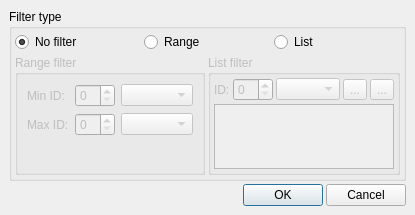
<?xml version="1.0" encoding="UTF-8"?>
<ui version="4.0">
 <class>CreateFilterDialog</class>
 <widget class="QDialog" name="CreateFilterDialog">
  <property name="geometry">
   <rect>
    <x>0</x>
    <y>0</y>
    <width>415</width>
    <height>215</height>
   </rect>
  </property>
  <property name="sizePolicy">
   <sizepolicy hsizetype="Preferred" vsizetype="Preferred">
    <horstretch>0</horstretch>
    <verstretch>0</verstretch>
   </sizepolicy>
  </property>
  <property name="minimumSize">
   <size>
    <width>415</width>
    <height>215</height>
   </size>
  </property>
  <property name="maximumSize">
   <size>
    <width>415</width>
    <height>215</height>
   </size>
  </property>
  <property name="windowTitle">
   <string>Select filter</string>
  </property>
  <layout class="QGridLayout" name="gridLayout_2">
   <property name="leftMargin">
    <number>9</number>
   </property>
   <property name="topMargin">
    <number>9</number>
   </property>
   <property name="rightMargin">
    <number>9</number>
   </property>
   <property name="bottomMargin">
    <number>9</number>
   </property>
   <property name="spacing">
    <number>3</number>
   </property>
   <item row="0" column="0">
    <widget class="QGroupBox" name="groupBox">
     <property name="title">
      <string>Filter type</string>
     </property>
     <property name="flat">
      <bool>false</bool>
     </property>
     <property name="checkable">
      <bool>false</bool>
     </property>
     <layout class="QGridLayout" name="gridLayout">
      <property name="leftMargin">
       <number>3</number>
      </property>
      <property name="topMargin">
       <number>3</number>
      </property>
      <property name="rightMargin">
       <number>3</number>
      </property>
      <property name="bottomMargin">
       <number>3</number>
      </property>
      <property name="spacing">
       <number>3</number>
      </property>
      <item row="0" column="0" colspan="2">
       <layout class="QHBoxLayout" name="horizontalLayout_3">
        <item>
         <widget class="QRadioButton" name="noFilterRadio">
          <property name="text">
           <string>No filter</string>
          </property>
          <property name="checked">
           <bool>true</bool>
          </property>
         </widget>
        </item>
        <item>
         <widget class="QRadioButton" name="rangeFilterRadio">
          <property name="text">
           <string>Range</string>
          </property>
          <property name="checked">
           <bool>false</bool>
          </property>
         </widget>
        </item>
        <item>
         <widget class="QRadioButton" name="listFilterRadio">
          <property name="text">
           <string>List</string>
          </property>
         </widget>
        </item>
       </layout>
      </item>
      <item row="1" column="0">
       <widget class="QGroupBox" name="rangerFilterGroup">
        <property name="enabled">
         <bool>false</bool>
        </property>
        <property name="title">
         <string>Range filter</string>
        </property>
        <layout class="QGridLayout" name="gridLayout_4">
         <item row="0" column="0">
          <layout class="QHBoxLayout" name="horizontalLayout_4">
           <item>
            <widget class="QLabel" name="label">
             <property name="text">
              <string>Min ID: </string>
             </property>
            </widget>
           </item>
           <item>
            <widget class="QSpinBox" name="minIDSpin">
             <property name="maximum">
              <number>2047</number>
             </property>
             <property name="displayIntegerBase">
              <number>16</number>
             </property>
            </widget>
           </item>
           <item>
            <widget class="QComboBox" name="minIDCombo"/>
           </item>
          </layout>
         </item>
         <item row="1" column="0">
          <layout class="QHBoxLayout" name="horizontalLayout_5">
           <item>
            <widget class="QLabel" name="label_2">
             <property name="text">
              <string>Max ID:</string>
             </property>
            </widget>
           </item>
           <item>
            <widget class="QSpinBox" name="maxIDSpin">
             <property name="maximum">
              <number>2047</number>
             </property>
             <property name="displayIntegerBase">
              <number>16</number>
             </property>
            </widget>
           </item>
           <item>
            <widget class="QComboBox" name="maxIDCombo"/>
           </item>
          </layout>
         </item>
         <item row="2" column="0">
          <spacer name="verticalSpacer">
           <property name="orientation">
            <enum>Qt::Vertical</enum>
           </property>
           <property name="sizeHint" stdset="0">
            <size>
             <width>20</width>
             <height>40</height>
            </size>
           </property>
          </spacer>
         </item>
        </layout>
       </widget>
      </item>
      <item row="1" column="1">
       <widget class="QGroupBox" name="listFilterGroup">
        <property name="enabled">
         <bool>false</bool>
        </property>
        <property name="title">
         <string>List filter</string>
        </property>
        <layout class="QGridLayout" name="gridLayout_3">
         <property name="leftMargin">
          <number>3</number>
         </property>
         <property name="topMargin">
          <number>3</number>
         </property>
         <property name="rightMargin">
          <number>3</number>
         </property>
         <property name="bottomMargin">
          <number>3</number>
         </property>
         <property name="spacing">
          <number>3</number>
         </property>
         <item row="0" column="0">
          <layout class="QHBoxLayout" name="horizontalLayout_2">
           <item>
            <widget class="QLabel" name="label_3">
             <property name="text">
              <string>ID:</string>
             </property>
            </widget>
           </item>
           <item>
            <widget class="QSpinBox" name="idSpin">
             <property name="maximum">
              <number>2047</number>
             </property>
             <property name="displayIntegerBase">
              <number>16</number>
             </property>
            </widget>
           </item>
           <item>
            <widget class="QComboBox" name="idCombo"/>
           </item>
           <item>
            <widget class="QToolButton" name="addToListButton">
             <property name="text">
              <string>...</string>
             </property>
             <property name="icon">
              <iconset resource="../assets/assets.qrc">
               <normaloff>:/add.png</normaloff>:/add.png</iconset>
             </property>
            </widget>
           </item>
           <item>
            <widget class="QToolButton" name="removeFromListButton">
             <property name="text">
              <string>...</string>
             </property>
             <property name="icon">
              <iconset resource="../assets/assets.qrc">
               <normaloff>:/remove.png</normaloff>:/remove.png</iconset>
             </property>
            </widget>
           </item>
          </layout>
         </item>
         <item row="1" column="0">
          <widget class="QListWidget" name="idList"/>
         </item>
        </layout>
       </widget>
      </item>
     </layout>
    </widget>
   </item>
   <item row="1" column="0">
    <layout class="QHBoxLayout" name="horizontalLayout">
     <item>
      <spacer name="horizontalSpacer">
       <property name="orientation">
        <enum>Qt::Horizontal</enum>
       </property>
       <property name="sizeHint" stdset="0">
        <size>
         <width>40</width>
         <height>20</height>
        </size>
       </property>
      </spacer>
     </item>
     <item>
      <widget class="QPushButton" name="okButton">
       <property name="text">
        <string>OK</string>
       </property>
       <property name="icon">
        <iconset resource="../assets/assets.qrc">
         <normaloff>:/ok.png</normaloff>:/ok.png</iconset>
       </property>
      </widget>
     </item>
     <item>
      <widget class="QPushButton" name="cancelButton">
       <property name="text">
        <string>Cancel</string>
       </property>
       <property name="icon">
        <iconset resource="../assets/assets.qrc">
         <normaloff>:/cancel.png</normaloff>:/cancel.png</iconset>
       </property>
      </widget>
     </item>
    </layout>
   </item>
  </layout>
 </widget>
 <resources>
  <include location="../assets/assets.qrc"/>
 </resources>
 <connections>
  <connection>
   <sender>rangeFilterRadio</sender>
   <signal>toggled(bool)</signal>
   <receiver>rangerFilterGroup</receiver>
   <slot>setEnabled(bool)</slot>
   <hints>
    <hint type="sourcelabel">
     <x>70</x>
     <y>41</y>
    </hint>
    <hint type="destinationlabel">
     <x>114</x>
     <y>78</y>
    </hint>
   </hints>
  </connection>
  <connection>
   <sender>listFilterRadio</sender>
   <signal>toggled(bool)</signal>
   <receiver>listFilterGroup</receiver>
   <slot>setEnabled(bool)</slot>
   <hints>
    <hint type="sourcelabel">
     <x>158</x>
     <y>41</y>
    </hint>
    <hint type="destinationlabel">
     <x>114</x>
     <y>128</y>
    </hint>
   </hints>
  </connection>
 </connections>
</ui>
